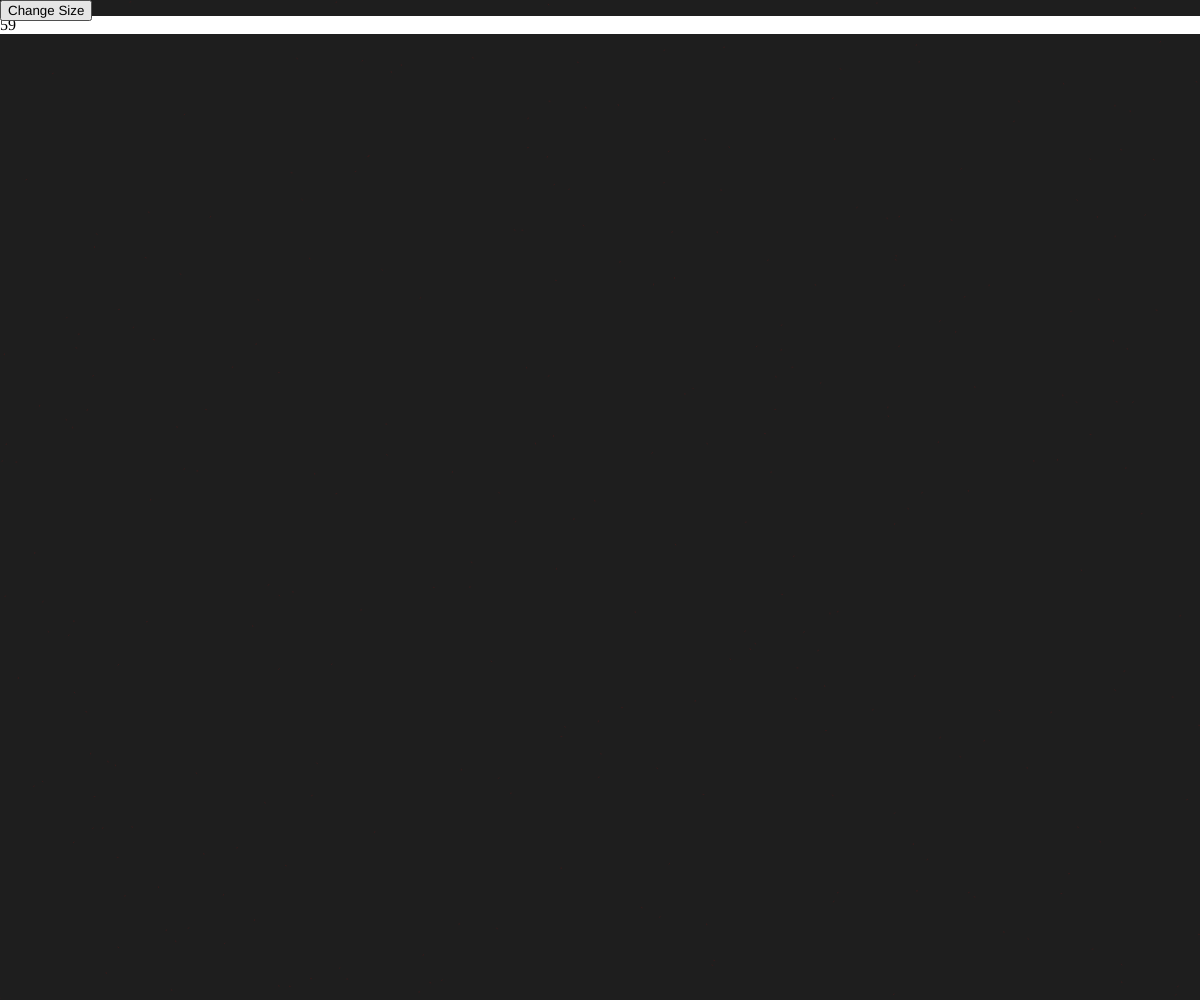
Frame 1 (no input)
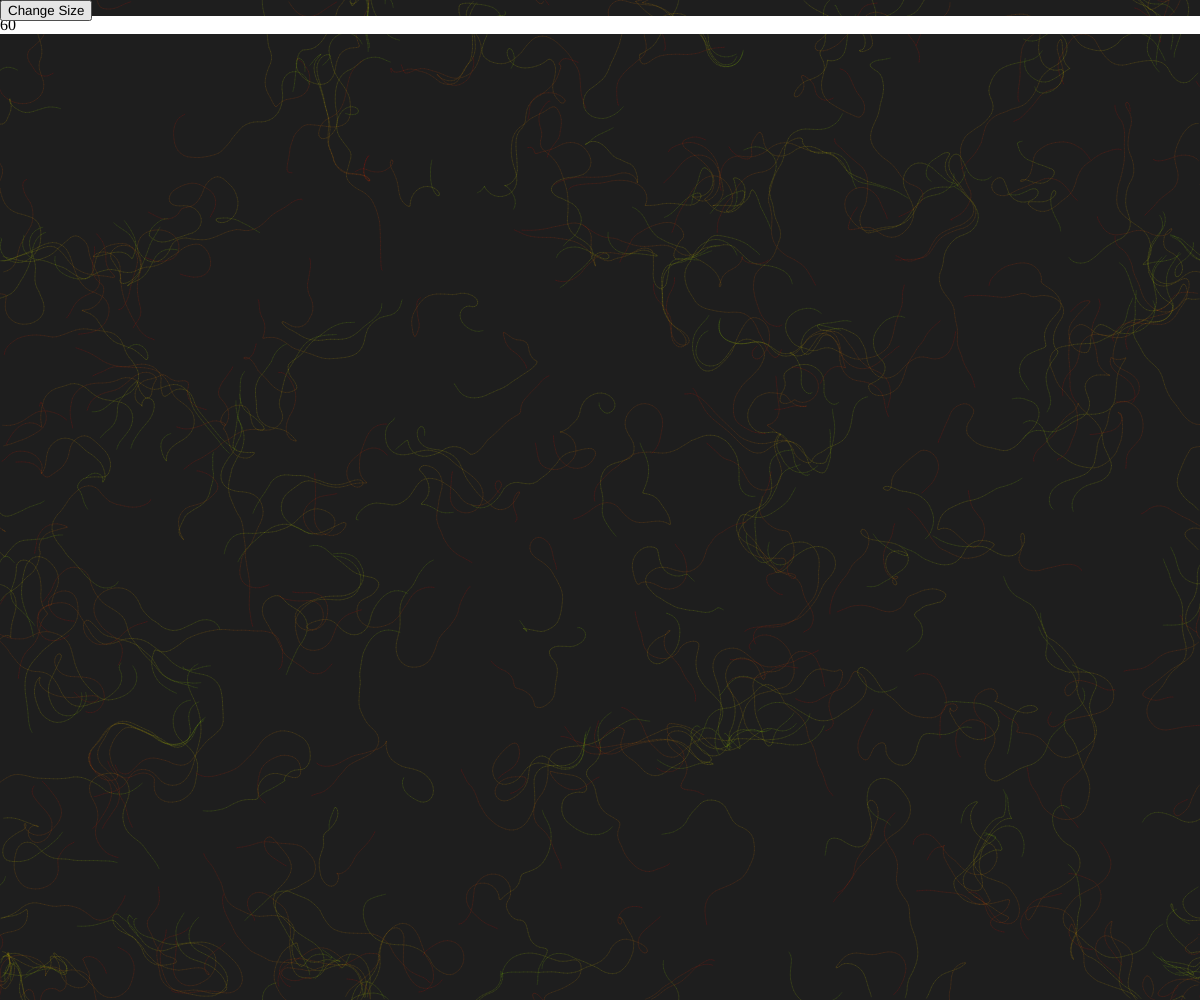
Frame 60 (no input)
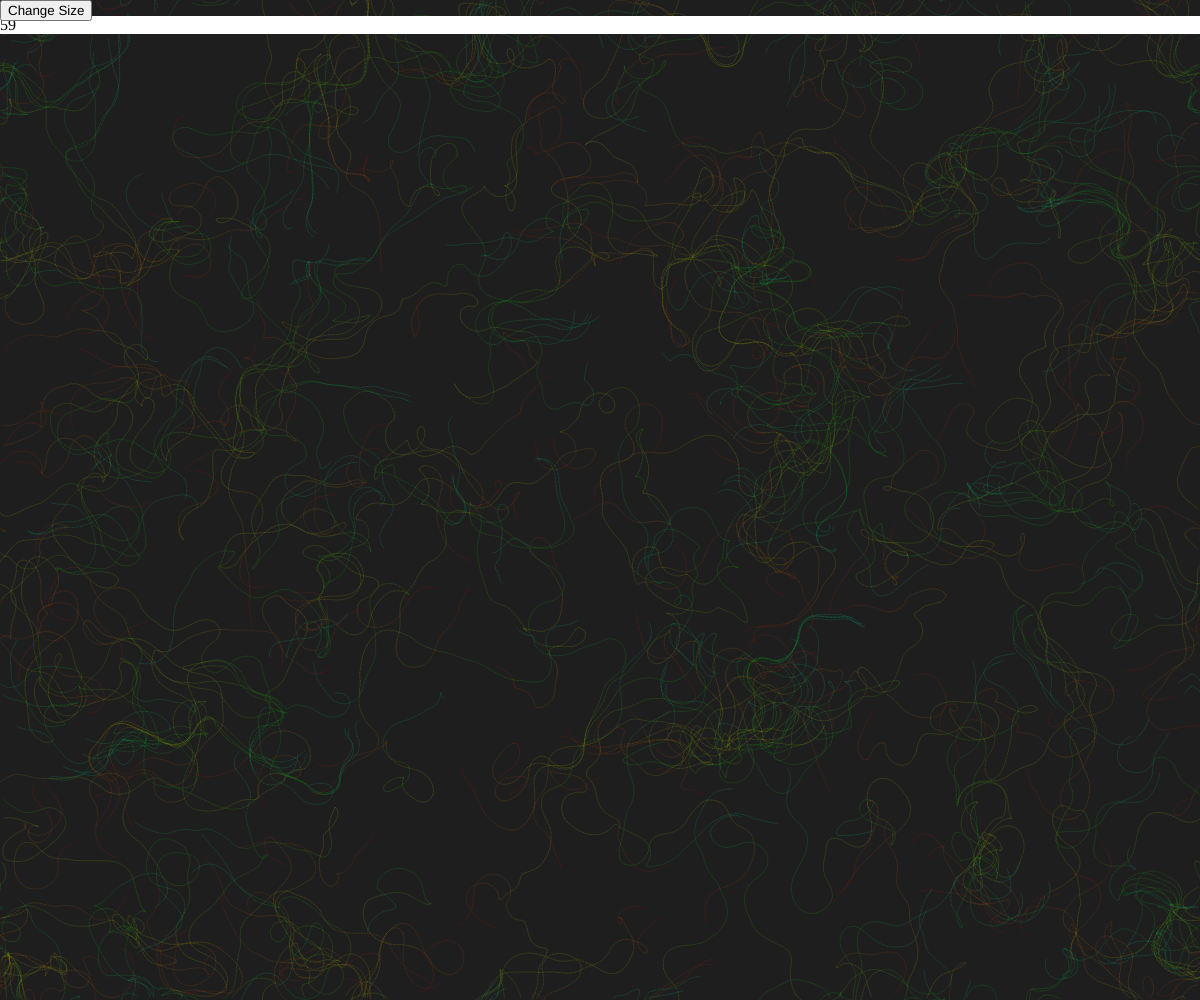
Frame 120 (the mouse pressed at the canvas centre since frame 60)

The p5.js sketch that drew these frames (run headless with seeded random() and noise() and a simulated clock; from frame 60 on, the mouse is pressed at the canvas centre):

// p5.js sketch
// ── sketch.js
var inc=0.1;
var scl=10;
var cols,rows;
var zoff=0;
var fr;
var particles=[];
var flowfield;
var button;
var changesizebtn = 0;
var canvas;

function setup(){
  canvas=createCanvas(windowWidth,windowHeight);
  canvas.position(0,0);
  canvas.style('z-index','-1');
  colorMode(HSB,255);
  cols=floor(width/scl);
  rows=floor(height/scl);
  fr=createP('');
  flowfield=new Array(cols*rows);
  for(var i=0;i<300;i++){
    particles[i]=new Particle();
  }
  background(30);
  button=createButton('Change Size');
  button.position(0,0);
  button.mousePressed(changeSize);
}

function draw(){
  var yoff=0;
  for(var y=0;y<rows;y++){
    var xoff=0;
    for(var x=0;x<cols;x++){
      var index=x+y*cols;
      var angle=noise(xoff,yoff,zoff)*TWO_PI*4;
      var v=p5.Vector.fromAngle(angle);
      v.setMag(1);
      flowfield[index]=v;
      xoff+=inc;
      stroke(0,50);
    }
    yoff+=inc;
    zoff+=0.0003;
  }
  for(var i=0;i<particles.length;i++){
    particles[i].follow(flowfield);
    particles[i].update();
    particles[i].edges();
    particles[i].show();
  }
  fr.html(floor(frameRate()));
}

function changeSize(){
   if(changesizebtn == 0){
      resizeCanvas(400,400);
      canvas.position(windowWidth/4,windowHeight/4);
      background(30);
      changesizebtn = 1;
    }else if(changesizebtn == 1){
      resizeCanvas(800,600);
      changesizebtn = 2;
      canvas.position(windowWidth/4,windowHeight/4);
      background(30);
    }else{
      resizeCanvas(windowWidth,windowHeight);
      changesizebtn = 0;
      canvas.position(0,0);
      background(30);
    }
}
// ── particle.js
function Particle(){
   this.pos=createVector(random(width),random(height));
   this.vel=createVector(0,0);
   this.acc=createVector(0,0);
   this.maxspeed=4;
   this.h=0;
   this.prevPos=this.pos.copy();
   this.update=function(){
     this.vel.add(this.acc);
     this.vel.limit(this.maxspeed);
     this.pos.add(this.vel);
     this.acc.mult(0);
   }
 
   this.follow=function(vectors){
     var x=floor(this.pos.x/scl);
     var y=floor(this.pos.y/scl);
     var index=x+y*cols;
     var force=vectors[index];
     this.applyForce(force);
   }
 
   this.applyForce=function(force){
     this.acc.add(force);
   }
 
   this.show=function(){
     stroke(this.h,255,255,25);
     this.h=this.h+1;
     if(this.h>255) this.h=0;
     strokeWeight(1);
     line(this.pos.x,this.pos.y,this.prevPos.x,this.prevPos.y);
     this.updatePrev();
   }
 
   this.updatePrev=function(){
     this.prevPos.x=this.pos.x;
     this.prevPos.y=this.pos.y;
   }
 
   this.edges=function(){
     if(this.pos.x>width){
       this.pos.x=0;
       this.updatePrev();
     }
     if(this.pos.x<0){
       this.pos.x=width;
       this.updatePrev();
     }
     if(this.pos.y>height){
       this.pos.y=0;
       this.updatePrev();
     }
     if(this.pos.y<0){
       this.pos.y=height;
       this.updatePrev();
     }
   }
 }
